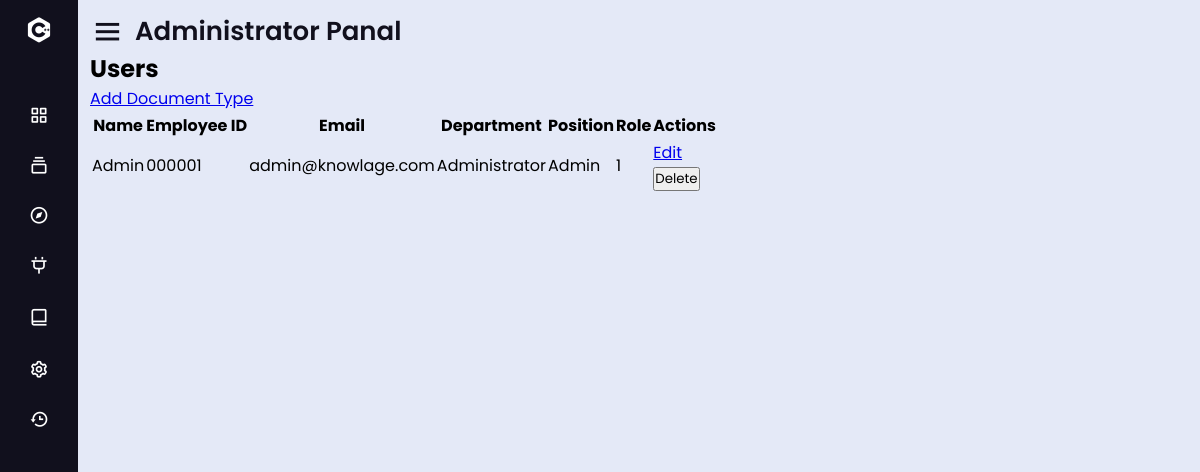
The page /auth/view_users on the database its author committed.
### tables this page shows
CREATE TABLE user (
    id INTEGER PRIMARY KEY AUTOINCREMENT,
    name TEXT NOT NULL,
    emp_id TEXT(6) NOT NULL UNIQUE CHECK(emp_id GLOB '[0-9]*'),
    email TEXT UNIQUE NOT NULL,
    password TEXT NOT NULL,
    department TEXT NOT NULL,
    position TEXT NOT NULL,
    role_id INTEGER NOT NULL,
    FOREIGN KEY (role_id) REFERENCES role (id)
);

### lib/auth.py (the view)
@bp.route('/view_users')
def view_users():
    db = get_db()
    users = db.execute('SELECT * FROM user').fetchall()
    return render_template('admin/users.html', users=users)

### lib/auth.py (called while the page is built)
@bp.before_app_request
def load_logged_in_user():
    user_id = session.get('user_id')
    if user_id is None:
        g.user = None
    else:
        g.user = get_db().execute(
            'SELECT * FROM user WHERE id = ?', (user_id,)
        ).fetchone()

### lib/db.py (called while the page is built)
def get_db():
    if 'db' not in g:
        g.db = sqlite3.connect(
            current_app.config['DATABASE'],
            detect_types=sqlite3.PARSE_DECLTYPES
        )
        g.db.row_factory = sqlite3.Row
    return g.db

### lib/templates/admin/users.html
{% extends 'admin/layout.html' %}
{% block content %}
  <h1>Users</h1>
  <p><a href="{{ url_for('auth.add_user') }}">Add Document Type</a></p>
  <table>
    <thead>
      <tr>
        <th>Name</th>
        <th>Employee ID</th>
        <th>Email</th>
        <th>Department</th>
        <th>Position</th>
        <th>Role</th>
        <th>Actions</th>
      </tr>
    </thead>
    <tbody>
      {% for user in users %}
        <tr>
          <td>{{ user.name }}</td>
          <td>{{ user.emp_id }}</td>
          <td>{{ user.email }}</td>
          <td>{{ user.department }}</td>
          <td>{{ user.position }}</td>
          <td>{{ user.role_id }}</td>
          <td>
            <a href="{{ url_for('auth.edit_user', user_id=user.id) }}">Edit</a>
            <form action="{{ url_for('auth.delete_user', user_id=user.id) }}" method="post" onsubmit="return confirm('Are you sure you want to delete this user?');">
              <button type="submit">Delete</button>
            </form>
          </td>
        </tr>
      {% endfor %}
    </tbody>
  </table>
{% endblock %}

### rows shown on the page
user: name "Admin", emp_id "000001", email "admin@knowlage.com", department "Administrator", position "Admin", role_id "1"
